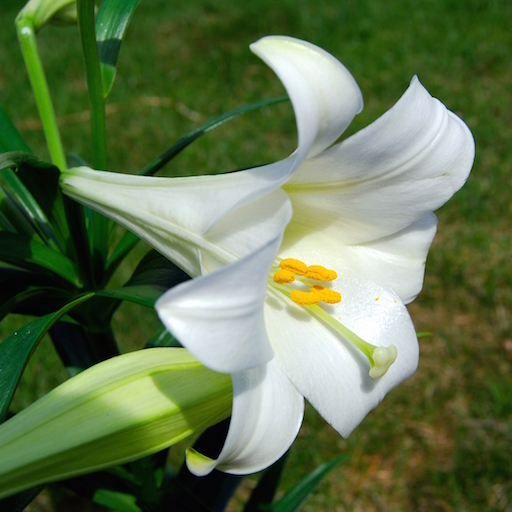
#> input picture aid1901/ml_data/lily.jpg, 512 x 512 px
$ python demo10_desc.py
#> lines starting #> are read from the running program, lines starting #| are printed output that depends on the picture
# -*- coding: utf-8 -*-
from __future__ import unicode_literals
import cv2 as cv

import matplotlib.pyplot as mp
original = cv.imread('../ml_data/lily.jpg')
#> original is the input picture: shape (512, 512, 3); mean B, G, R 78.1, 116.7, 98.1
cv.imshow('Original', original)
gray = cv.cvtColor(original, cv.COLOR_BGR2GRAY)
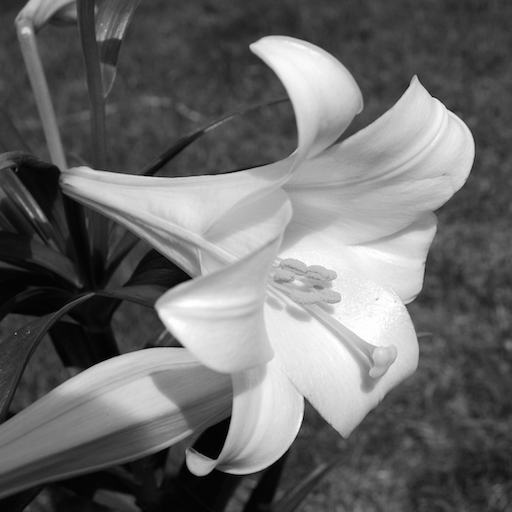
#> gray: shape (512, 512); min 0, max 255, mean 106.7
cv.imshow('Gray', gray)
sift = cv.xfeatures2d.SIFT_create()
keypoints = sift.detect(gray)
#> keypoints = 346 keypoints; strongest (x, y, size): (306, 72, 46.2), (293, 300, 165.5), (177, 344, 6.6), (87, 183, 24.8)
_, desc = sift.compute(gray, keypoints)
print(desc.shape)
#| (346, 128)

mp.matshow(desc, cmap='jet', fignum='Description')
mp.title('Description', fontsize=20)
mp.xlabel('Feature', fontsize=14)
mp.ylabel('Sample', fontsize=14)
mp.tick_params(which='both', top=False, labeltop=False, labelbottom=True, labelsize=10)
mp.show()
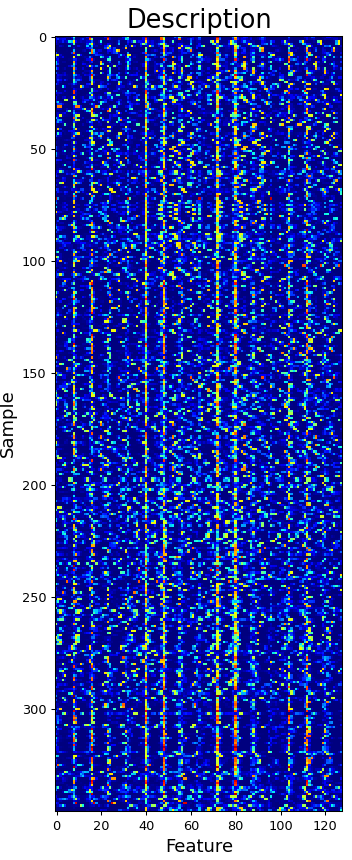
#> figure drawn by matplotlib, 1 panel

$ run again, with aid1901/ml_data/deformed.jpg copied over aid1901/ml_data/lily.jpg
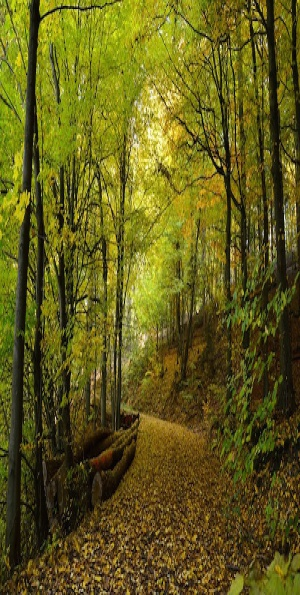
#> input picture aid1901/ml_data/deformed.jpg, 300 x 595 px
#> original is the input picture: shape (595, 300, 3); mean B, G, R 26.5, 91.8, 97.9
#> `gray = cv.cvtColor(original, cv.COLOR_BGR2GRAY)`:
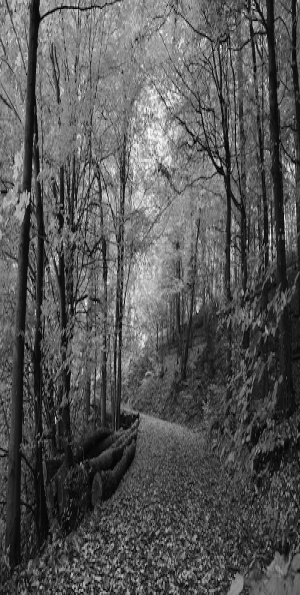
#> gray: shape (595, 300); min 1, max 251, mean 86.2
#> keypoints = 2593 keypoints; strongest (x, y, size): (270, 237, 2.3), (57, 263, 2.2), (33, 167, 1.9), (219, 164, 2.6)
#| (2593, 128)
#> `mp.show()`:
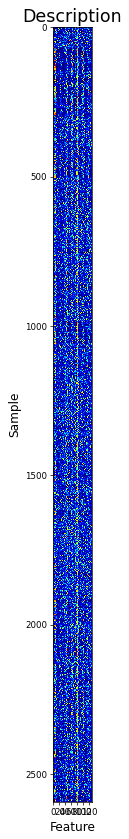
#> figure drawn by matplotlib, 1 panel
